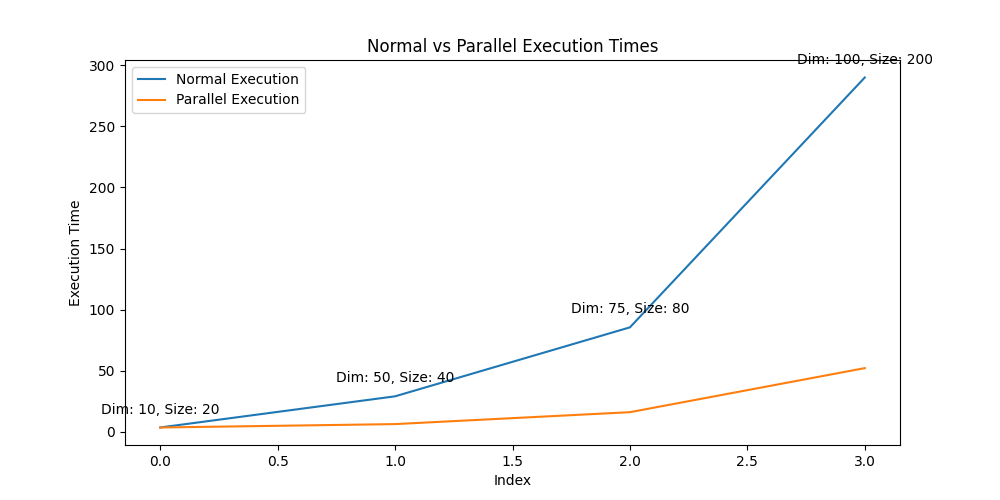

Here is the Python script that generated this plot:
# get the data from the normal and parallel execution time
# plot the graph
# save the graph

import matplotlib.pyplot as plt
import pandas as pd

# read data from normal execution_time_10_20_1000.csv
normal_data_10_20_1000 = pd.read_csv('obj3/normal/execution_time_10_20_1000.csv')
normal_data_50_40_1000 = pd.read_csv('obj3/normal/execution_time_50_40_1000.csv')
normal_data_75_80_1000 = pd.read_csv('obj3/normal/execution_time_75_80_1000.csv')
normal_data_100_200_1000 = pd.read_csv('obj3/normal/execution_time_100_200_1000.csv')

# read data from parallel execution_time_10_20_1000.csv
parallel_data_10_20_1000 = pd.read_csv('obj3/parallel/execution_time_10_20_1000.csv')
parallel_data_50_40_1000 = pd.read_csv('obj3/parallel/execution_time_50_40_1000.csv')
parallel_data_75_80_1000 = pd.read_csv('obj3/parallel/execution_time_75_80_1000.csv')
parallel_data_100_200_1000 = pd.read_csv('obj3/parallel/execution_time_100_200_1000.csv')

# store the all data
normal_execution_times = [normal_data_10_20_1000, normal_data_50_40_1000, normal_data_75_80_1000, normal_data_100_200_1000]
parallel_execution_times = [parallel_data_10_20_1000, parallel_data_50_40_1000, parallel_data_75_80_1000, parallel_data_100_200_1000]

print(normal_execution_times)
print(parallel_execution_times)

# Extract the execution time column from each DataFrame
normal_execution_times = [
    normal_data_10_20_1000['Execution Time'],
    normal_data_50_40_1000['Execution Time'],
    normal_data_75_80_1000['Execution Time'],
    normal_data_100_200_1000['Execution Time']
]

parallel_execution_times = [
    parallel_data_10_20_1000['Execution Time'],
    parallel_data_50_40_1000['Execution Time'],
    parallel_data_75_80_1000['Execution Time'],
    parallel_data_100_200_1000['Execution Time']
]

# Flatten the lists of execution times
normal_execution_times_flat = [time for sublist in normal_execution_times for time in sublist]
parallel_execution_times_flat = [time for sublist in parallel_execution_times for time in sublist]

# Extract dimensions and pack size for annotations
dimensions = [
    normal_data_10_20_1000['Dimensions'],
    normal_data_50_40_1000['Dimensions'],
    normal_data_75_80_1000['Dimensions'],
    normal_data_100_200_1000['Dimensions']
]

pack_sizes = [
    normal_data_10_20_1000['Pack Size'],
    normal_data_50_40_1000['Pack Size'],
    normal_data_75_80_1000['Pack Size'],
    normal_data_100_200_1000['Pack Size']
]

# Flatten the lists of dimensions and pack sizes
dimensions_flat = [dim for sublist in dimensions for dim in sublist]
pack_sizes_flat = [size for sublist in pack_sizes for size in sublist]

# Plot the execution times
plt.figure(figsize=(10, 5))
plt.plot(normal_execution_times_flat, label='Normal Execution')  # 'o' for point marker
plt.plot(parallel_execution_times_flat, label='Parallel Execution')  # 'o' for point marker

# Annotate the plot with dimensions and pack sizes
for i, (dim, size) in enumerate(zip(dimensions_flat, pack_sizes_flat)):
    plt.annotate(f'Dim: {dim}, Size: {size}', (i, normal_execution_times_flat[i]), textcoords="offset points", xytext=(0,10), ha='center')

plt.xlabel('Index')
plt.ylabel('Execution Time')
plt.title('Normal vs Parallel Execution Times')
plt.legend()
plt.savefig('obj3/combined-graph.png')
# plt.show()